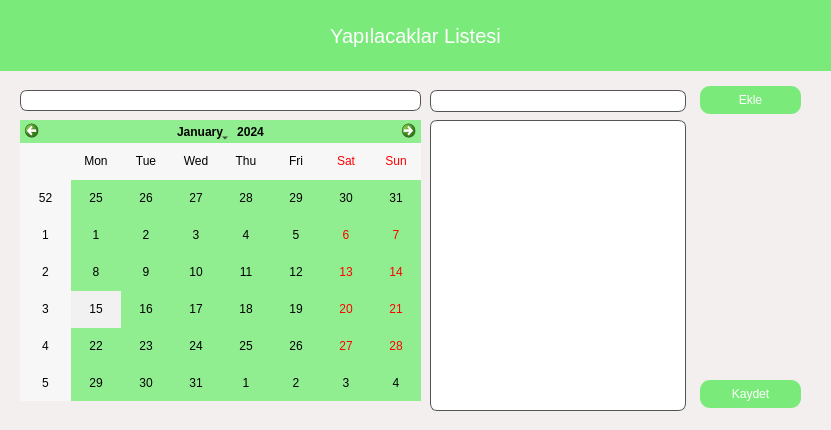
<?xml version="1.0" encoding="UTF-8"?>
<ui version="4.0">
 <class>Form</class>
 <widget class="QWidget" name="Form">
  <property name="geometry">
   <rect>
    <x>0</x>
    <y>0</y>
    <width>831</width>
    <height>430</height>
   </rect>
  </property>
  <property name="windowTitle">
   <string>Form</string>
  </property>
  <property name="styleSheet">
   <string notr="true">background-color: #f3efef;</string>
  </property>
  <widget class="QCalendarWidget" name="calendar">
   <property name="geometry">
    <rect>
     <x>20</x>
     <y>120</y>
     <width>401</width>
     <height>281</height>
    </rect>
   </property>
   <property name="styleSheet">
    <string notr="true">color: Black;
background-color : lightgreen;
selection-background-color: #f1f1f1;
selection-color: Black;</string>
   </property>
  </widget>
  <widget class="QLabel" name="label">
   <property name="geometry">
    <rect>
     <x>0</x>
     <y>0</y>
     <width>831</width>
     <height>71</height>
    </rect>
   </property>
   <property name="font">
    <font>
     <pointsize>15</pointsize>
    </font>
   </property>
   <property name="styleSheet">
    <string notr="true">background-color : #7aeb7a;
color: White;
text-align: center;</string>
   </property>
   <property name="text">
    <string>Yapılacaklar Listesi</string>
   </property>
   <property name="alignment">
    <set>Qt::AlignCenter</set>
   </property>
  </widget>
  <widget class="QListWidget" name="itemList">
   <property name="geometry">
    <rect>
     <x>430</x>
     <y>120</y>
     <width>256</width>
     <height>291</height>
    </rect>
   </property>
   <property name="styleSheet">
    <string notr="true">border: 1px solid #545454;
border-radius: 7px;
background-color: White;</string>
   </property>
  </widget>
  <widget class="QPushButton" name="save_btn">
   <property name="geometry">
    <rect>
     <x>700</x>
     <y>380</y>
     <width>101</width>
     <height>28</height>
    </rect>
   </property>
   <property name="styleSheet">
    <string notr="true">QPushButton{background-color:#7aeb7a;
border-radius:10px;
color:#fff;
font: 8pt &quot;MS Shell Dlg 2&quot;;
}
QPushButton:hover{
background-color:#bcf5bc;
}</string>
   </property>
   <property name="text">
    <string>Kaydet</string>
   </property>
  </widget>
  <widget class="QLineEdit" name="addItem_edit">
   <property name="geometry">
    <rect>
     <x>430</x>
     <y>90</y>
     <width>256</width>
     <height>22</height>
    </rect>
   </property>
   <property name="styleSheet">
    <string notr="true">border: 1px solid #545454;
border-radius: 7px;
background-color: White;</string>
   </property>
  </widget>
  <widget class="QPushButton" name="add_btn">
   <property name="geometry">
    <rect>
     <x>700</x>
     <y>86</y>
     <width>101</width>
     <height>28</height>
    </rect>
   </property>
   <property name="styleSheet">
    <string notr="true">QPushButton{background-color:#7aeb7a;
border-radius:10px;
color:#fff;
font: 8pt &quot;MS Shell Dlg 2&quot;;
}
QPushButton:hover{
background-color:#bcf5bc;
}</string>
   </property>
   <property name="text">
    <string>Ekle</string>
   </property>
  </widget>
  <widget class="QLabel" name="print_lbl">
   <property name="geometry">
    <rect>
     <x>20</x>
     <y>90</y>
     <width>401</width>
     <height>21</height>
    </rect>
   </property>
   <property name="styleSheet">
    <string notr="true">border: 1px solid  #545454;
border-radius: 7px;
background-color: White;</string>
   </property>
   <property name="text">
    <string/>
   </property>
  </widget>
 </widget>
 <resources/>
 <connections/>
</ui>
